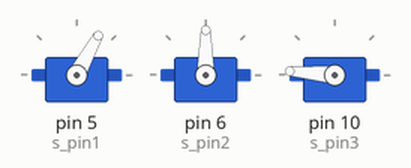
Simulated run of this sketch. Board: Arduino Uno, built with avr-gcc and run on an emulated ATmega328P. Shown: 3 × servo.

Above: at 1.05 s.
At 3.0 s:
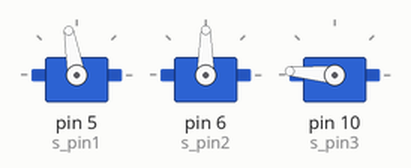
At 5.0 s:
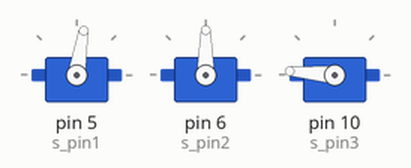
At 8.95 s:
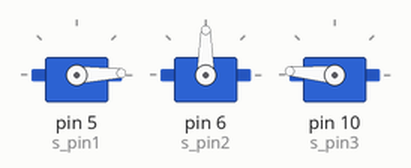
Timing chart, 0 to 11.4 s (numbered marks = the images above):
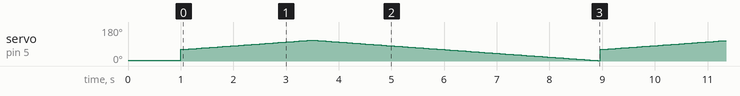

The sketch:

lab_12.ino
```cpp
#include<Servo.h>

Servo servo1;
Servo servo2;
Servo servo3;


byte s_pin1=5;
byte s_pin2=6;
byte s_pin3=10;


void setup() {
  // put your setup code here, to run once:
  servo1.attach(s_pin1);
  servo2.attach(s_pin2);
  servo3.attach(s_pin3);

  servo1.write(5);
  servo2.write(90);
  servo3.write(175);

  delay(1000);
}

void loop() {
  // put your main code here, to run repeatedly:
  for(byte i=61; i<110; i++){
    servo1.write(i);
    delay(50);
  }

  for(byte i=111; i>1; i--){
    servo1.write(i);
    delay(50);
  }
}
```
